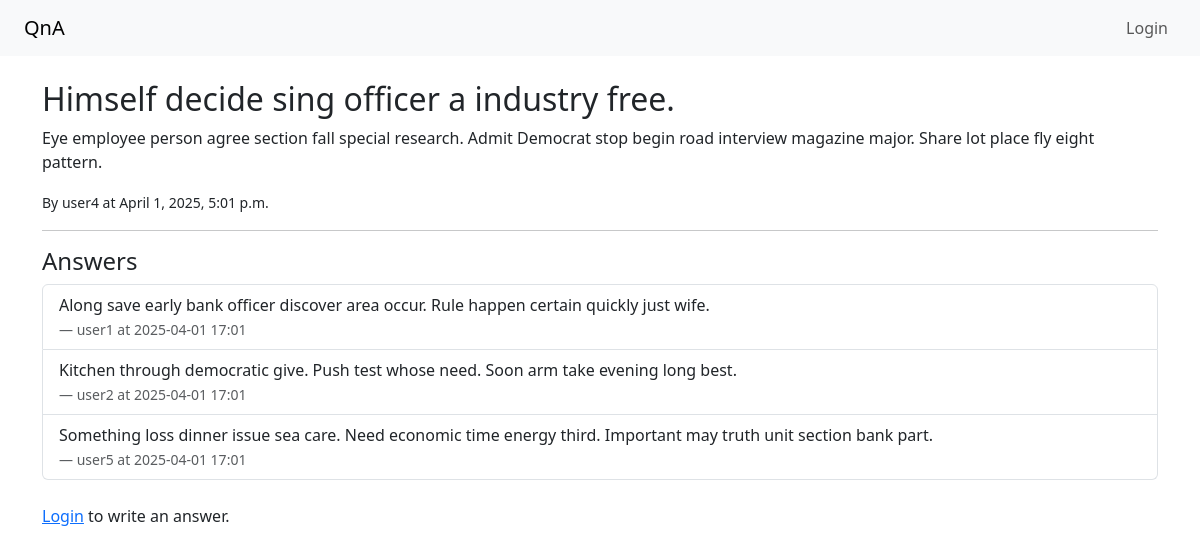
Screenshot of /question/1/ with the database file from the repository.
### qa/models.py (models this page shows, shortened)
class Question(models.Model):
    title = models.CharField(max_length=200)
    content = models.TextField()
    author = models.ForeignKey(User, on_delete=models.CASCADE)
    created_at = models.DateTimeField(auto_now_add=True)

class Answer(models.Model):
    question = models.ForeignKey(Question, on_delete=models.CASCADE, related_name='answers')
    content = models.TextField()
    author = models.ForeignKey(User, on_delete=models.CASCADE)
    created_at = models.DateTimeField(auto_now_add=True)

### qa/views.py (the view, shortened to what this page needs)
# urls.py: path('question/<int:pk>/', views.question_detail, name='question_detail'),
def question_detail(request, pk):
    question = get_object_or_404(Question, pk=pk)
    return render(request, 'qa/question_detail.html', {'question': question})

### qa/templates/qa/question_detail.html
{% extends 'qa/base.html' %}
{% block content %}
    <h2>{{ question.title }}</h2>
    <p>{{ question.content }}</p>
    <p><small>By {{ question.author.username }} at {{ question.created_at }}</small></p>
    <hr>
    <h4>Answers</h4>
    <ul class="list-group mb-4">
        {% for answer in question.answers.all %}
            <li class="list-group-item">
                {{ answer.content }}<br>
                <small class="text-muted">
                    — {{ answer.author.username }} at {{ answer.created_at|date:"Y-m-d H:i" }}
                </small>
            </li>
        {% empty %}
            <li class="list-group-item">No answers yet.</li>
        {% endfor %}
    </ul>
    {% if user.is_authenticated %}
        <h5>Write an Answer</h5>
        <form method="post">
            {% csrf_token %}
            <div class="mb-3">
                <textarea name="content" class="form-control" rows="4" placeholder="Write your answer here..."></textarea>
            </div>
            <button type="submit" class="btn btn-success">Submit Answer</button>
        </form>
    {% else %}
        <p><a href="{% url 'login' %}">Login</a> to write an answer.</p>
    {% endif %}
{% endblock %}

### rows the page displays
Question: title "Himself decide sing officer a industry free.", content "Eye employee person agree section fall special research. Admit Democrat stop begin road interview magazine major. Share lot place fly eight pattern.", author.username "user4", created_at "April 1, 2025, 5:01 p.m."
Answer: content "Along save early bank officer discover area occur. Rule happen certain quickly just wife.", author.username "user1", created_at "2025-04-01 17:01"
Answer: content "Kitchen through democratic give. Push test whose need. Soon arm take evening long best.", author.username "user2", created_at "2025-04-01 17:01"
Answer: content "Something loss dinner issue sea care. Need economic time energy third. Important may truth unit section bank part.", author.username "user5", created_at "2025-04-01 17:01"
